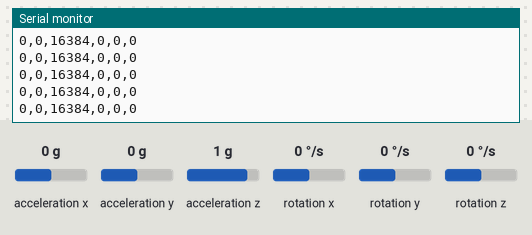
A sketch run on a simulated Arduino Uno, built with avr-gcc and run on an emulated ATmega328P. Shown: the last lines printed to the serial monitor. Inputs (shaded band) come from the test bench; at power-on: acceleration x 0 g, acceleration y 0 g, acceleration z 1 g, rotation x 0 °/s, rotation y 0 °/s, rotation z 0 °/s.

Above: at 15.0 s.
15.1 s: acceleration x set to -1.4 g
At 15.14 s:
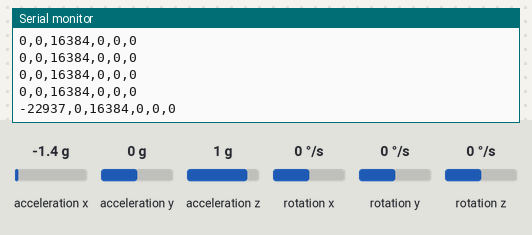
16.6 s: acceleration y set to -1.4 g
At 16.61 s:
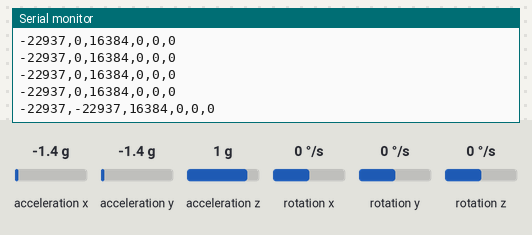
18.1 s: acceleration z set to -1.4 g
At 18.18 s:
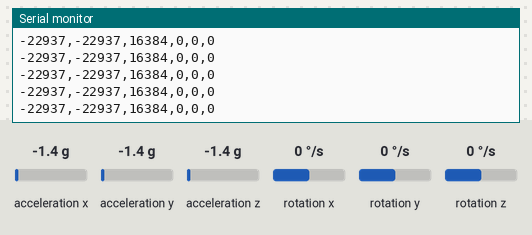
19.6 s: rotation x set to -192 °/s
At 19.66 s:
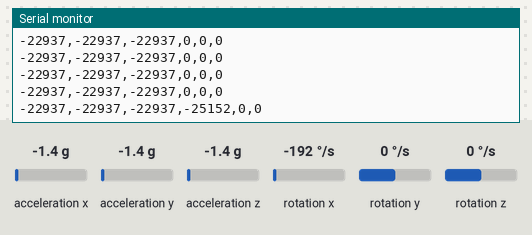
22.6 s: rotation y set to -192 °/s
At 22.6 s:
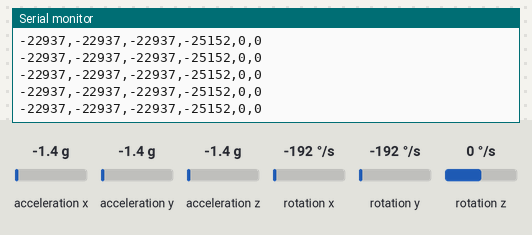

Measured:
- after the input at 15.1 s, the serial monitor: prints a new line at once (image 1)
- after the input at 16.6 s, the serial monitor: prints a new line at once (image 2)
- after the input at 19.6 s, the serial monitor: prints a new line after 0.05 s (image 4)

The sketch:

imu_calib.ino
```cpp
/*
Calibrate the MPU6050

Setup:
- MPU6050 flat on the table
- Gravity aligned with +Z direction (+1 g)

1) Gyroscope calibration:
   Mean of raw gyroscope measurements over 10s is used as constant bias.

2) Accelerometer calibration:
   Bias-only calibration using a single static pose.
   Nominal sensitivity assumed: ±2 g range, 16384 LSB/g.
   No scale or cross-axis calibration is performed here.

NOTE:
- Accelerometer offsets are applied in software ( not written to MPU registers with set*AccelOffset(...) ).
- This script is intended for bias sanity checking.
- Fixed-rate logging is used in a separate data acquisition script for KF tuning.
*/

#include "I2Cdev.h"
#include "MPU6050.h"

#if I2CDEV_IMPLEMENTATION == I2CDEV_ARDUINO_WIRE
  #include "Wire.h"
#endif

MPU6050 accelgyro;

int16_t ax, ay, az;
int16_t gx, gy, gz;

int buffersize = 1000;

// IMPORTANT: initialize all accumulators
long gyro_x_cal = 0, gyro_y_cal = 0, gyro_z_cal = 0;
long acc_x_cal  = 0, acc_y_cal  = 0, acc_z_cal  = 0;

void calibrateGyro() {
  Serial.println("Calibrating gyroscope...");
  for (int i = 0; i < buffersize; i++) {
    accelgyro.getMotion6(&ax, &ay, &az, &gx, &gy, &gz);
    gyro_x_cal += gx;
    gyro_y_cal += gy;
    gyro_z_cal += gz;
    delay(3);
  }
  gyro_x_cal /= buffersize;
  gyro_y_cal /= buffersize;
  gyro_z_cal /= buffersize;
}

void calibrateAccel() {
  Serial.println("Calibrating accelerometer...");
  for (int i = 0; i < buffersize; i++) {
    accelgyro.getMotion6(&ax, &ay, &az, &gx, &gy, &gz);
    acc_x_cal += ax;
    acc_y_cal += ay;
    acc_z_cal += az;
    delay(3);
  }

  acc_x_cal /= buffersize;
  acc_y_cal /= buffersize;
  acc_z_cal /= buffersize;

  // Subtract gravity contribution (+1 g on Z)
  acc_z_cal -= 16384;  // nominal s_i = 16384 LSB/g
}

void setup() {
  Wire.begin();
  Serial.begin(115200);
  accelgyro.initialize();

  calibrateGyro();
  calibrateAccel();
}

void loop() {
  accelgyro.getMotion6(&ax, &ay, &az, &gx, &gy, &gz);

  // Bias-corrected accelerometer
  ax -= acc_x_cal;
  ay -= acc_y_cal;
  az -= acc_z_cal;

  // Bias-corrected gyroscope
  gx -= gyro_x_cal;
  gy -= gyro_y_cal;
  gz -= gyro_z_cal;

  Serial.print(ax); Serial.print(",");
  Serial.print(ay); Serial.print(",");
  Serial.print(az); Serial.print(",");
  Serial.print(gx); Serial.print(",");
  Serial.print(gy); Serial.print(",");
  Serial.println(gz);

  delay(100);  // not for KF timing; sanity-check only
}
```
